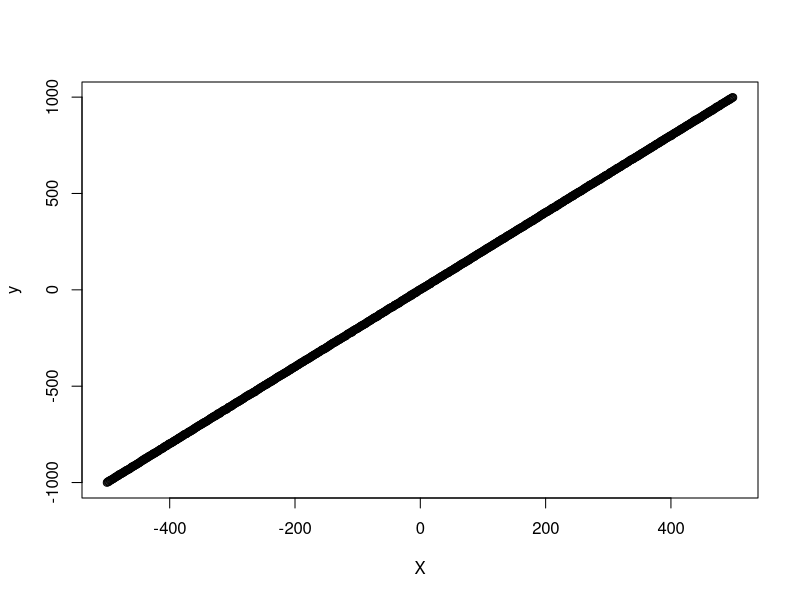
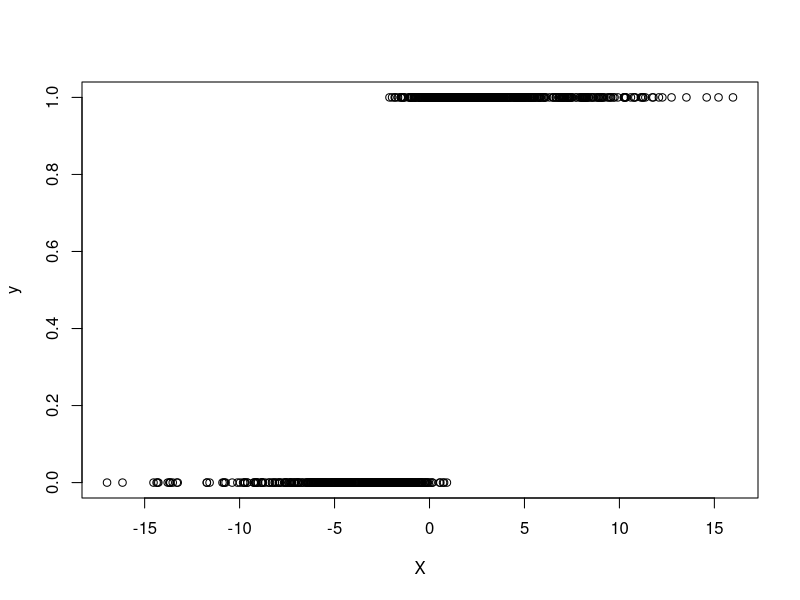

Here is the R script that generated these plots, in order:
### Effect of changing X measurements (Scaling, standardizing) on the coefficients ###

# Seed for reproducing
set.seed(1234)

## CASE 1: Linear model: No scaling, no centering
# Setting sample size:
N <- 1000

# Generating covariate data
X <- seq(from = -N/2, to = (N/2)-1, by = 1) # -1 because otherwise it's a length = 1001 vector
sd(X) # 288.8194

# Setting true beta
beta0 <- 1
beta1 <- 2

# Specifying DGP for y
y <- beta0 + beta1 * X + rnorm(n = N, mean = 0, sd = 1)

# Plotting
plot(x = X,
     y = y)

# Putting in data frame for ease of use
data <- data.frame(y = y, X = X)

# Fitting linear model
lm1 <- lm(y ~ X, data = data)

# Checking results
lm1

## CASE 2: Linear model: Scaling only
# Scaling data
data$X_scaled <- data$X/sd(data$X)
sd(data$X_scaled) # OK, sd = 1

# Fitting linear model
lm2 <- lm(y ~ X_scaled, data = data)

# Checking results
lm2

## CONCLUSION: If one fits on the standardized data, the coefficient increases as follows: beta_scaled = beta_unscaled * sd(X)
# intercept is still exactly the same!

## CASE 3: Logistic regression, no centering, no scaling
# Setting seed
set.seed(1234)

# Creating covariate data
X <- rnorm(n = N, mean = 0, sd = 5)
sd(X) # 4.986689

# Setting true beta
beta0 <- 1
beta1 <- 2

# Making linear predictor eta (just sum)
eta <- beta0 + beta1 * X

# Creating parameter p of Bernouilli using logistic function
p <- exp(eta)/(1 + exp(eta))

# Creating outcome
y <- rbinom(n = 1000,
            size = 1,
            p = p)
table(y)/N # Quite balanced: 464 0-outcomes

# Plotting
plot(x = X,
     y = y)

# Putting in daa frame
data <- data.frame(y = y, X = X)

# Fitting logistic regression (link = "logit")
logit1 <- glm(y ~ X,
              family = "binomial",
              data = data) # warning about 0/1 is ok
logit1
# might want to check if convergence: logit1$converged == TRUE?

# What about fitting without intercept
logit2 <- glm(y ~ -1 + X,
              family = "binomial",
              data = data)
logit2

## CONCLUSION: Yes the beta1_hat becomes more biased, but not too much. What if the classes are imbalanced a bit more

# Removing some of the y = 0 outcomes
data0 <- data[data$y == 0, ][1:200, ] # So we remove 464-200 = 264 0-outcomes
data1 <- data[data$y == 1, ]
data_unbalanced <- data.frame(rbind(data0, data1))

# Checking proportions
table(data$y) # 0: 200 ; 1 : 536, OK: more unbalanced now

# Fitting again with intercept
logit3 <- glm(y ~ X,
              family = "binomial",
              data = data_unbalanced)

logit3

# Fitting without intercept
logit4 <- glm(y ~ -1 + X,
              family = "binomial",
              data = data_unbalanced)
logit4

## CONCLUSION Seems like even more bias

## CASE 4: Logistic regression, scaling data, no centering
# Checking original data sd
sd(data$X) #  4.986689

# Rescaling
data$X_scaled <- data$X/sd(data$X)
sd(data$X_scaled) # OK = 1

# Fitting
logit5 <- glm(y ~ X_scaled,
              family = "binomial",
              data = data)

logit5

# Compared to original
coef(logit1); coef(logit5)
coef(logit1)["X"] * sd(data$X) ; coef(logit5)["X_scaled"]

## CONCLUSION: Yes the idea for the linear model holds also for the logistic regression model, also the intercept is unchanged

## CASE 5: Logistic regression, no scaling, with centering
# Checking mean X
mean(data$X) # -0.132986

# Centering
data$X_centered <- data$X - mean(data$X)

# Checking sd
sd(data$X_centered); sd(data$X) # ofcourse still exactly the same

# Fitting
logit6 <- glm(y ~ X_centered,
              family = "binomial",
              data = data)
logit6 # Doesn't do much

# What about recentering with + 5
data$X_shifted <- data$X + 5
mean(data$X_shifted) # 4.867014

# Checking sd
sd(data$X); sd(data$X_shifted) # The same ofcourse

# Fitting on shifted data
logit7 <- glm(y ~ X_shifted,
              family = "binomial",
              data = data)
logit7 # But intercept -9.075 now!

# Checking log-likelihood:
logLik(logit6); logLik(logit7) # -127.8722 same, so the models are equivalent

## CASE 7: Standardized data
# Standardizing
data$X_norm <- scale(data$X, center = TRUE, scale = TRUE)

# Fitting
logit8 <- glm(y ~ X_norm,
              family = "binomial",
              data = data)
logit8

coef(logit8)[1] - mean(data$X)/sd(data$X) *  coef(logit8)[2]
coef(logit1)[1]

## Conclusion: yes the formula still holds for the logistic regression model




